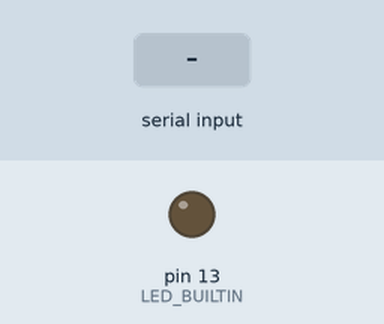
The sketch below on a simulated Arduino Uno, built with avr-gcc and run on an emulated ATmega328P. On the bench: output pins drawn as LEDs (lit = HIGH). Inputs (shaded band) come from the test bench.

Above: at 1.2 s.
1.3 s: "o" received over Serial
At 1.9 s:
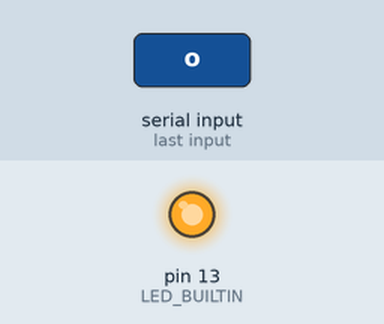
2.8 s: "x" received over Serial
At 3.2 s:
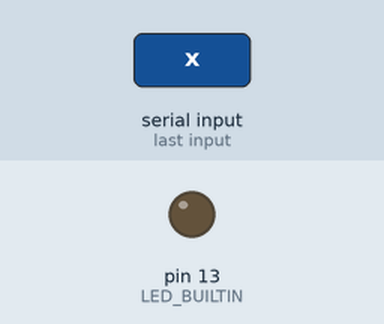
Timing chart, 0 to 5.8 s (numbered marks = the images above; inputs shaded):
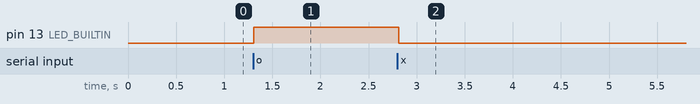

The sketch:

serial_test_BUILTIN_LED.ino
```cpp
String readString;
char c;
int LED_TOGGLE = 0;
int i=0;
void setup()
{
  Serial.begin(9600);
  pinMode(LED_BUILTIN, OUTPUT);

}

void loop() {
  // CHECK BUFFER FOR RECEIVED DATA *********** //
  while (Serial.available()){
    // Read everthing in buffer to clear it
    delay(3);
    c = Serial.read();
    readString += c;
  }

  if(readString[0] == 'o'){
    digitalWrite(LED_BUILTIN, 1);
  }
  if(readString[0] == 'x'){
    digitalWrite(LED_BUILTIN, 0);
  }

  // SEND
  if (readString.length() > 0){
    //Serial.print("Data received: ");
    //Serial.print(readString);
    //Serial.println(" [Arduino Buffer Cleared]");
    readString = "";
  }
  //****************************************** //
  //Serial.println(i);
  //i++;
  delay(10);
}
```

Measured:
- after the input at 1.3 s, pin 13 (LED_BUILTIN): LOW → HIGH at once
- after the input at 2.8 s, pin 13 (LED_BUILTIN): HIGH → LOW at once
